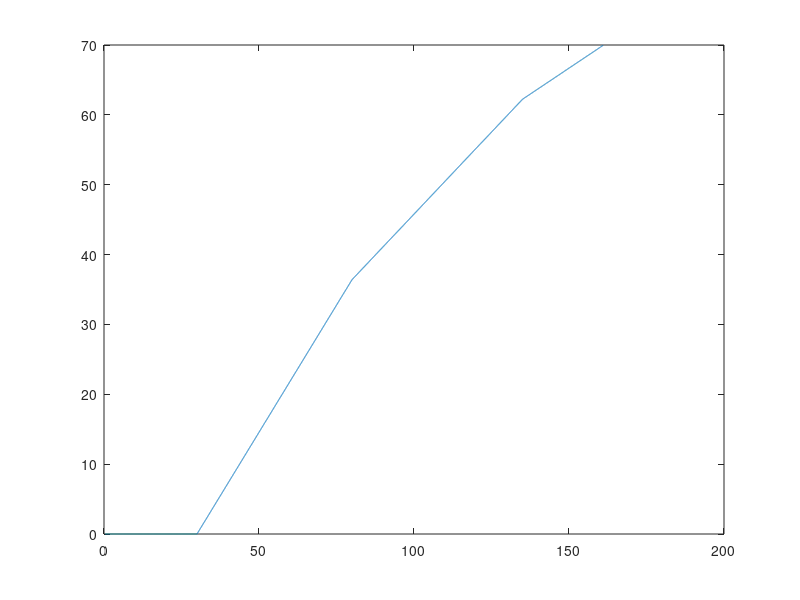

Write MATLAB code to recreate this figure.
clear, clc, close all

t_discr = [0.30,1.0,2.0,3.0,4.0,5.0,6.0,7.0,8.0,9.0,10.0,11.0,12.0,13.0,14.0,15.0,16.0,17.0,18.0,19.0,20.0,21.0,22.0,23.0,24.0,25.0,26.0,27.0,28.0,29.0,30.0,31.0,32.0,33.0,34.0,35.0,36.0,37.0,38.0,39.0,40.0,41.0,42.0,43.0,44.0,45.0,46.0,47.0,48.0,49.0,50.0,51.0,52.0,53.0,54.0,55.0,56.0,57.0,58.0,59.0,60.0,61.0,62.0,63.0,64.0,65.0,66.0,66.50,67.0,68.0,69.0,70.0,71.0,72.0,73.0,74.0,75.0,76.0,77.0,78.0,79.0,80.0,81.0,82.0,83.0,83.70,84.0,85.0,86.0,87.0,88.0,89.0,90.0,91.0,92.0,93.0,94.0,95.0,96.0,97.0,98.0,99.0,100.0,101.0,102.0,103.0,104.0,105.0,106.0,107.0,108.0,109.0,110.0,111.0,112.0,113.0,114.0,115.0,116.0,117.0,118.0,119.0,120.0,121.0,122.0,123.0,124.0,125.0,126.0,127.0,128.0,129.0,130.0,131.0,132.0,133.0,134.0,135.0,135.20,136.0,137.0,138.0,139.0,140.0,141.0,142.0,143.0,144.0,145.0,146.0,147.0,148.0,149.0,150.0,151.0,152.0,153.0,154.0,155.0,156.0,157.0,158.0,159.0,160.0,161.63];
angle_discr = [0.00,0.00,0.00,0.00,0.00,0.00,0.00,0.00,0.00,0.00,0.00,0.00,0.00,0.00,0.00,0.00,0.00,0.00,0.00,0.00,0.00,0.00,0.00,0.00,0.00,0.00,0.00,0.00,0.00,0.00,0.00,0.73,1.46,2.18,2.91,3.64,4.37,5.10,5.82,6.55,7.28,8.01,8.74,9.46,10.19,10.92,11.65,12.38,13.10,13.83,14.56,15.29,16.02,16.74,17.47,18.20,18.93,19.66,20.38,21.11,21.84,22.57,23.30,24.02,24.75,25.48,26.21,26.57,26.94,27.66,28.39,29.12,29.85,30.58,31.30,32.03,32.76,33.49,34.22,34.94,35.67,36.40,36.87,37.34,37.81,38.14,38.28,38.75,39.22,39.69,40.16,40.63,41.10,41.57,42.04,42.51,42.97,43.44,43.91,44.38,44.85,45.32,45.79,46.26,46.73,47.20,47.67,48.14,48.61,49.08,49.55,50.02,50.49,50.96,51.43,51.90,52.37,52.84,53.31,53.78,54.25,54.72,55.19,55.66,56.12,56.59,57.06,57.53,58.00,58.47,58.94,59.41,59.88,60.35,60.82,61.29,61.76,62.23,62.29,62.53,62.82,63.12,63.42,63.72,64.01,64.31,64.61,64.90,65.20,65.50,65.79,66.09,66.39,66.69,66.98,67.28,67.58,67.87,68.17,68.47,68.76,69.06,69.36,69.66,70.14];

t = linspace(0, 161, 10000);
angle = interp1(t_discr, angle_discr, t);

plot(t, angle)